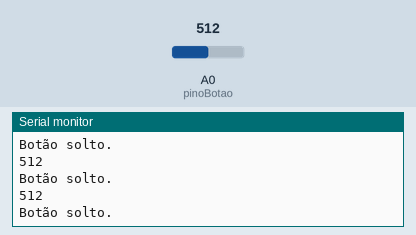
Recording of a sketch running on a simulated Arduino Uno, built with avr-gcc and run on an emulated ATmega328P. On the bench: the last lines printed to the serial monitor. The test bench sets the inputs (shaded band); at power-on: A0 (pinoBotao) = 512.

Above: at 1.3 s.
1.4 s: A0 (pinoBotao) set to 495
At 1.9 s:
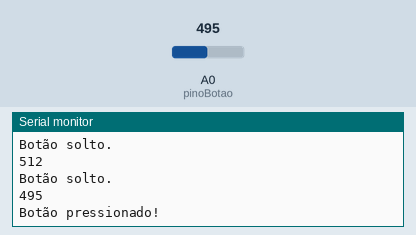
3.5 s: A0 (pinoBotao) set to 511
At 3.9 s:
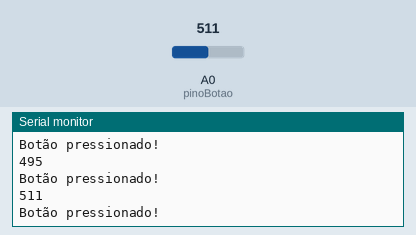
Timing chart, 0 to 6.5 s (numbered marks = the images above; inputs shaded):
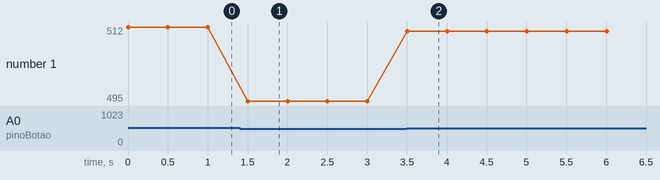

The sketch:

buttonesp.ino
```cpp
const int pinoBotao = A0;  // Pino analógico onde o botão está conectado
const int limiar = 512;    // Limiar para considerar o botão pressionado (ajuste conforme o circuito)

void setup() {
  Serial.begin(115200);  // Inicializa a comunicação serial a 115200 bps
}

void loop() {
  int leitura = analogRead(pinoBotao);  // Lê o valor analógico do pino
  Serial.println(leitura);              // Imprime o valor lido para monitoramento

  // Verifica se o valor lido está abaixo do limiar
  if (leitura < limiar) {
    Serial.println("Botão pressionado!");
  } else {
    Serial.println("Botão solto.");
  }

  delay(500);  // Pequeno atraso para evitar leituras muito rápidas
}
```

Measured:
- the behaviour switches between 512 and 511 on A0 (pinoBotao) (found by bisection; images 0 and 1)
- after the input at 1.4 s, the serial monitor: prints a new line after 0.10 s (image 1)
- after the input at 3.5 s, the serial monitor: prints a new line at once (image 2)
- plotted number 1: 512 → 495 after the input at 1.4 s, 495 → 511 after the input at 3.5 s
